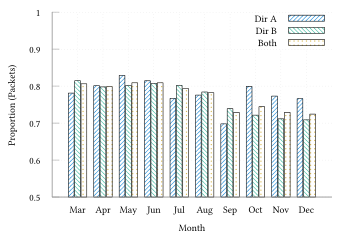

Write the gnuplot code that produced this figure.
set terminal tikz standalone color size 9cm,6cm font '\scriptsize' preamble '\usepackage{microtype} \usepackage{libertinus} \usepackage{libertinust1math} \usepackage[binary-units, per-mode=symbol]{siunitx}\sisetup{detect-all} \newcommand{\approachshort}{OPaL} \newcommand{\Coopfw}{CoOp} \newcommand{\coopfw}{\Coopfw} \newcommand{\Indfw}{Ind} \newcommand{\indfw}{\Indfw}'
set output "tcp-monthly.tex"

load "gnuplot-palettes/parula.pal"

set boxwidth 0.9
set style data histogram
set style histogram cluster gap 1
set style fill solid border -1
set datafile separator ","
unset colorbox

set xlabel "Month"
set ylabel "Proportion (Packets)"

set yrange [0.5:1.0]
set key at 10,1

plot '../results/dirA-1.csv' u 14: xtic(1) title "Dir A" lc palette frac 0.25 fill pattern 1, \
     '../results/dirB-1.csv' u 14 title "Dir B" lc palette frac 0.5 fill pattern 2, \
     '../results/biDir-1.csv' u 14 title "Both" lc palette frac 0.75 fill pattern 7
